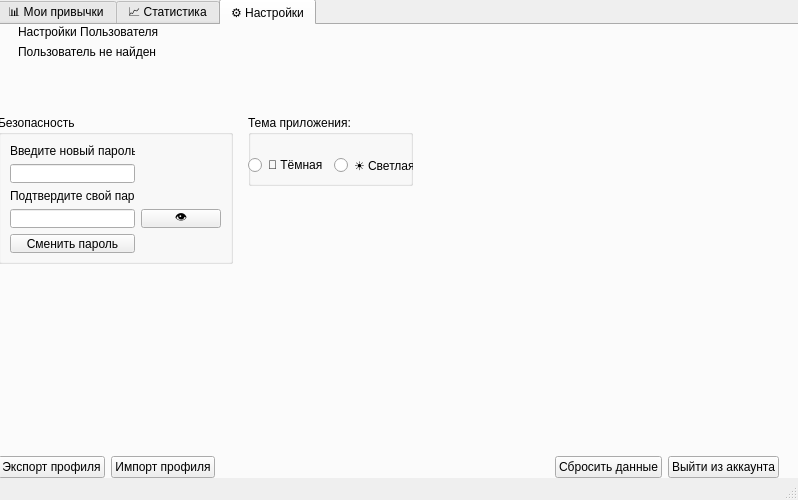
<?xml version="1.0" encoding="UTF-8"?>
<ui version="4.0">
 <class>MainWindow</class>
 <widget class="QMainWindow" name="MainWindow">
  <property name="enabled">
   <bool>true</bool>
  </property>
  <property name="geometry">
   <rect>
    <x>0</x>
    <y>0</y>
    <width>798</width>
    <height>500</height>
   </rect>
  </property>
  <property name="windowTitle">
   <string>MainWindow</string>
  </property>
  <property name="styleSheet">
   <string notr="true"/>
  </property>
  <widget class="QWidget" name="centralwidget">
   <widget class="QTabWidget" name="tabWidget">
    <property name="enabled">
     <bool>true</bool>
    </property>
    <property name="geometry">
     <rect>
      <x>-4</x>
      <y>-1</y>
      <width>811</width>
      <height>501</height>
     </rect>
    </property>
    <property name="currentIndex">
     <number>2</number>
    </property>
    <widget class="QWidget" name="tab_general">
     <attribute name="title">
      <string>📊 Мои привычки</string>
     </attribute>
     <widget class="QWidget" name="">
      <property name="geometry">
       <rect>
        <x>0</x>
        <y>430</y>
        <width>801</width>
        <height>25</height>
       </rect>
      </property>
      <layout class="QHBoxLayout" name="horizontalLayout">
       <item>
        <spacer name="horizontalSpacer_2">
         <property name="orientation">
          <enum>Qt::Horizontal</enum>
         </property>
         <property name="sizeHint" stdset="0">
          <size>
           <width>20</width>
           <height>20</height>
          </size>
         </property>
        </spacer>
       </item>
       <item>
        <widget class="QPushButton" name="AddHabbitBtn">
         <property name="text">
          <string>Добавить</string>
         </property>
        </widget>
       </item>
       <item>
        <widget class="QPushButton" name="DeleteHabbitBtn">
         <property name="text">
          <string>Удалить</string>
         </property>
        </widget>
       </item>
       <item>
        <widget class="QPushButton" name="MarkHabbitBtn">
         <property name="text">
          <string>Отметить</string>
         </property>
        </widget>
       </item>
       <item>
        <spacer name="horizontalSpacer">
         <property name="orientation">
          <enum>Qt::Horizontal</enum>
         </property>
         <property name="sizeHint" stdset="0">
          <size>
           <width>40</width>
           <height>20</height>
          </size>
         </property>
        </spacer>
       </item>
       <item>
        <widget class="QLabel" name="label">
         <property name="text">
          <string>Прогресс выполнения:</string>
         </property>
        </widget>
       </item>
       <item>
        <widget class="QProgressBar" name="progressBar">
         <property name="value">
          <number>24</number>
         </property>
        </widget>
       </item>
      </layout>
     </widget>
     <widget class="QWidget" name="">
      <property name="geometry">
       <rect>
        <x>11</x>
        <y>11</y>
        <width>781</width>
        <height>411</height>
       </rect>
      </property>
      <layout class="QGridLayout" name="gridLayout_2">
       <item row="0" column="0">
        <widget class="QLabel" name="label_4">
         <property name="text">
          <string>Поиск 🔍 </string>
         </property>
        </widget>
       </item>
       <item row="1" column="0">
        <widget class="QLineEdit" name="SearchEdit"/>
       </item>
       <item row="1" column="2">
        <widget class="QPushButton" name="DeleteFilterBtn">
         <property name="text">
          <string>Сбросить фильтр</string>
         </property>
        </widget>
       </item>
       <item row="1" column="1">
        <widget class="QComboBox" name="FilterBox"/>
       </item>
       <item row="2" column="0" colspan="3">
        <widget class="QListWidget" name="HabbitList"/>
       </item>
      </layout>
     </widget>
    </widget>
    <widget class="QWidget" name="tab_statistic">
     <attribute name="title">
      <string>📈 Статистика</string>
     </attribute>
     <widget class="QWidget" name="InsertWidget" native="true">
      <property name="geometry">
       <rect>
        <x>10</x>
        <y>40</y>
        <width>781</width>
        <height>361</height>
       </rect>
      </property>
     </widget>
     <widget class="QLabel" name="StaticLabel">
      <property name="geometry">
       <rect>
        <x>10</x>
        <y>410</y>
        <width>781</width>
        <height>41</height>
       </rect>
      </property>
      <property name="text">
       <string/>
      </property>
     </widget>
     <widget class="QWidget" name="">
      <property name="geometry">
       <rect>
        <x>10</x>
        <y>0</y>
        <width>781</width>
        <height>31</height>
       </rect>
      </property>
      <layout class="QGridLayout" name="gridLayout">
       <item row="0" column="0">
        <widget class="QLabel" name="label_3">
         <property name="text">
          <string>Привычки:</string>
         </property>
        </widget>
       </item>
       <item row="0" column="3">
        <widget class="QComboBox" name="TimeBox"/>
       </item>
       <item row="0" column="5">
        <widget class="QPushButton" name="UpdateStaticBtn">
         <property name="text">
          <string>Обновить график</string>
         </property>
        </widget>
       </item>
       <item row="0" column="2">
        <widget class="QLabel" name="label_2">
         <property name="text">
          <string>Период:</string>
         </property>
        </widget>
       </item>
       <item row="0" column="1">
        <widget class="QComboBox" name="HabitBox"/>
       </item>
       <item row="0" column="4">
        <spacer name="horizontalSpacer_3">
         <property name="orientation">
          <enum>Qt::Horizontal</enum>
         </property>
         <property name="sizeType">
          <enum>QSizePolicy::Fixed</enum>
         </property>
         <property name="sizeHint" stdset="0">
          <size>
           <width>200</width>
           <height>20</height>
          </size>
         </property>
        </spacer>
       </item>
      </layout>
     </widget>
    </widget>
    <widget class="QWidget" name="tab_3">
     <attribute name="title">
      <string>⚙️ Настройки</string>
     </attribute>
     <widget class="QGroupBox" name="SecutityBox">
      <property name="geometry">
       <rect>
        <x>0</x>
        <y>90</y>
        <width>235</width>
        <height>149</height>
       </rect>
      </property>
      <property name="title">
       <string>Безопасность</string>
      </property>
      <layout class="QGridLayout" name="gridLayout_3">
       <item row="0" column="0">
        <widget class="QLabel" name="label_6">
         <property name="text">
          <string>Введите новый пароль</string>
         </property>
        </widget>
       </item>
       <item row="1" column="0">
        <widget class="QLineEdit" name="RegistPasswordEdit">
         <property name="echoMode">
          <enum>QLineEdit::Password</enum>
         </property>
        </widget>
       </item>
       <item row="2" column="0">
        <widget class="QLabel" name="label_7">
         <property name="text">
          <string>Подтвердите свой пароль</string>
         </property>
        </widget>
       </item>
       <item row="3" column="0">
        <widget class="QLineEdit" name="RegistPasswordConfirmEdit">
         <property name="echoMode">
          <enum>QLineEdit::Password</enum>
         </property>
        </widget>
       </item>
       <item row="3" column="1">
        <widget class="QPushButton" name="pushButton_6">
         <property name="text">
          <string>👁</string>
         </property>
        </widget>
       </item>
       <item row="4" column="0">
        <widget class="QPushButton" name="ChangePasswordBtn">
         <property name="text">
          <string>Сменить пароль</string>
         </property>
        </widget>
       </item>
      </layout>
     </widget>
     <widget class="QGroupBox" name="groupBox">
      <property name="geometry">
       <rect>
        <x>250</x>
        <y>90</y>
        <width>165</width>
        <height>71</height>
       </rect>
      </property>
      <property name="title">
       <string>Тема приложения:</string>
      </property>
      <widget class="QWidget" name="">
       <property name="geometry">
        <rect>
         <x>0</x>
         <y>40</y>
         <width>165</width>
         <height>21</height>
        </rect>
       </property>
       <layout class="QGridLayout" name="gridLayout_4">
        <item row="0" column="0">
         <widget class="QRadioButton" name="DarkUiRadioBtn">
          <property name="text">
           <string>🌙 Тёмная</string>
          </property>
          <attribute name="buttonGroup">
           <string notr="true">UiColorGroup</string>
          </attribute>
         </widget>
        </item>
        <item row="0" column="1">
         <widget class="QRadioButton" name="LightUiRadioBtn">
          <property name="text">
           <string>☀️ Светлая</string>
          </property>
          <attribute name="buttonGroup">
           <string notr="true">UiColorGroup</string>
          </attribute>
         </widget>
        </item>
       </layout>
      </widget>
     </widget>
     <widget class="QWidget" name="">
      <property name="geometry">
       <rect>
        <x>20</x>
        <y>0</y>
        <width>141</width>
        <height>34</height>
       </rect>
      </property>
      <layout class="QVBoxLayout" name="verticalLayout">
       <item>
        <widget class="QLabel" name="label_5">
         <property name="text">
          <string>Настройки Пользователя :</string>
         </property>
        </widget>
       </item>
       <item>
        <widget class="QLabel" name="UserNameLabel">
         <property name="text">
          <string>Пользователь не найден</string>
         </property>
        </widget>
       </item>
      </layout>
     </widget>
     <widget class="QWidget" name="">
      <property name="geometry">
       <rect>
        <x>0</x>
        <y>430</y>
        <width>781</width>
        <height>25</height>
       </rect>
      </property>
      <layout class="QHBoxLayout" name="horizontalLayout_2">
       <item>
        <widget class="QPushButton" name="ExportProfileBtn">
         <property name="text">
          <string>Экспорт профиля</string>
         </property>
        </widget>
       </item>
       <item>
        <widget class="QPushButton" name="ImportProfileBtn">
         <property name="text">
          <string>Импорт профиля</string>
         </property>
        </widget>
       </item>
       <item>
        <spacer name="horizontalSpacer_4">
         <property name="orientation">
          <enum>Qt::Horizontal</enum>
         </property>
         <property name="sizeHint" stdset="0">
          <size>
           <width>40</width>
           <height>20</height>
          </size>
         </property>
        </spacer>
       </item>
       <item>
        <widget class="QPushButton" name="ResetBtn">
         <property name="text">
          <string>Сбросить данные</string>
         </property>
        </widget>
       </item>
       <item>
        <widget class="QPushButton" name="UnloginBrn">
         <property name="text">
          <string>Выйти из аккаунта</string>
         </property>
        </widget>
       </item>
      </layout>
     </widget>
    </widget>
   </widget>
  </widget>
  <widget class="QStatusBar" name="statusbar"/>
 </widget>
 <resources/>
 <connections/>
 <buttongroups>
  <buttongroup name="UiColorGroup"/>
 </buttongroups>
</ui>
